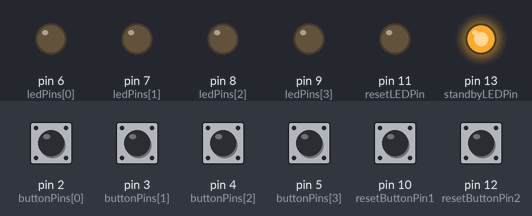
Bench run of a sketch on a simulated Arduino Uno, built with avr-gcc and run on an emulated ATmega328P. Parts: output pins drawn as LEDs (lit = HIGH). Dashed ring = blinking. Inputs (shaded band) come from the test bench; at power-on: pin 3 (buttonPins[1]), pin 10 (resetButtonPin1), pin 12 (resetButtonPin2) HIGH, pin 2 (buttonPins[0]), pin 4 (buttonPins[2]), pin 5 (buttonPins[3]) LOW.

Above: at 1.2 s.
1.3 s: pin 2 (buttonPins[0]) pulled LOW for 0.15 s
At 1.44 s:
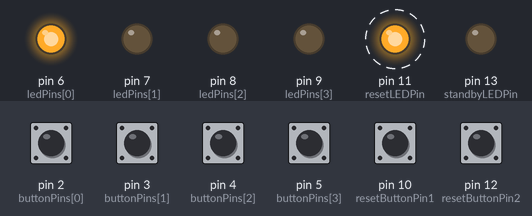
4.3 s: pin 10 (resetButtonPin1) pulled LOW for 0.15 s
At 5.2 s:
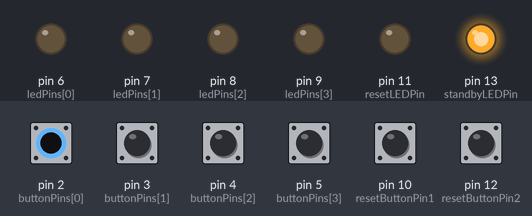
5.9 s: pin 3 (buttonPins[1]) pulled HIGH for 1 s
At 7.04 s:
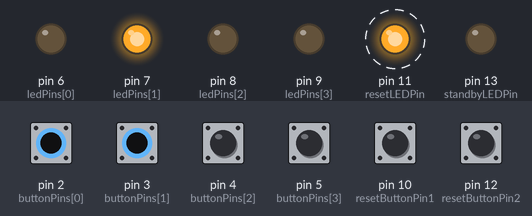
9.2 s: pin 12 (resetButtonPin2) pulled LOW for 0.15 s
At 9.5 s:
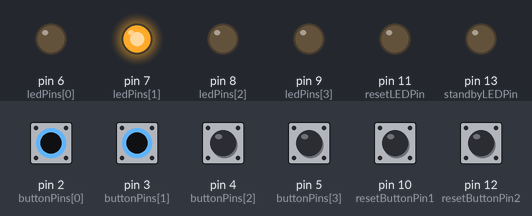
12.2 s: pin 10 (resetButtonPin1) pulled LOW for 1 s
At 12.7 s:
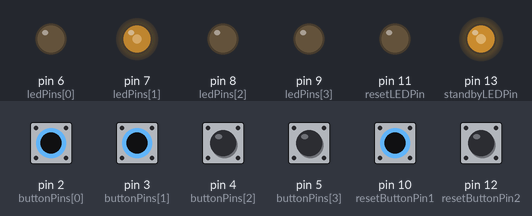
15.2 s: pin 12 (resetButtonPin2) pulled LOW for 1 s
At 16.95 s:
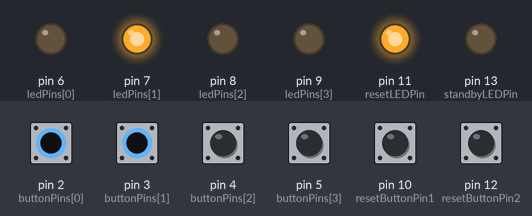
Timing chart, 0 to 19.2 s (numbered marks = the images above; inputs shaded):
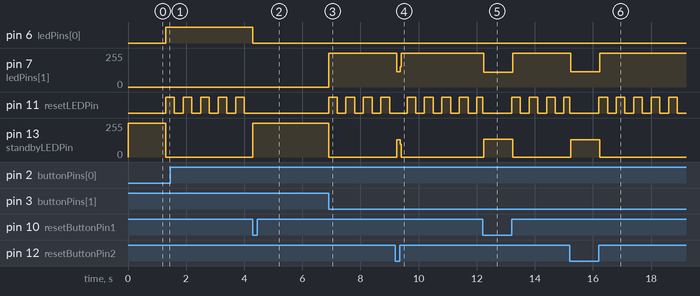

Measured:
- after the input at 1.3 s, pin 6 (ledPins[0]): LOW → HIGH at once; pin 11 (resetLEDPin): alternates HIGH for 0.30 s and LOW for 0.30 s, starting at once; pin 13 (standbyLEDPin): 255/255 → 0/255 at once
- after the input at 4.3 s, pin 6 (ledPins[0]): HIGH → LOW at once; pin 11 (resetLEDPin): stops changing and stays LOW; pin 13 (standbyLEDPin): 0/255 → 255/255 at once
- after the input at 5.9 s, pin 7 (ledPins[1]): 0/255 → 255/255 after 1.0 s; pin 11 (resetLEDPin): alternates HIGH for 0.30 s and LOW for 0.30 s, starting after 1.0 s; pin 13 (standbyLEDPin): 255/255 → 0/255 after 1.0 s
- after the input at 9.2 s, pin 7 (ledPins[1]): 255/255 → 116/255 at once, → 255/255 0.12 s later; pin 13 (standbyLEDPin): 0/255 → 129/255 at once, → 0/255 0.12 s later
- after the input at 12.2 s, pin 7 (ledPins[1]): 255/255 → 111/255 at once, → 255/255 1.0 s later; pin 13 (standbyLEDPin): 0/255 → 134/255 at once, → 0/255 1.0 s later
- after the input at 15.2 s, pin 7 (ledPins[1]): 255/255 → 116/255 at once, → 255/255 1.0 s later; pin 13 (standbyLEDPin): 0/255 → 129/255 at once, → 0/255 1.0 s later

The sketch:

button_blitz_version_1_0.ino
```cpp
//Code version 1.0
//create by kncm_ken@hotmail.co.th (kittipon n.)

// Define pins for buttons and LEDs
const int buttonPins[] = {2, 3, 4, 5};  // Pins for player buttons
const int ledPins[] = {6, 7, 8, 9};     // Pins for player LEDs
const int resetButtonPin1 = 10;         // Pin for the first reset button
const int resetButtonPin2 = 12;         // Pin for the second reset button
const int resetLEDPin = 11;             // Pin for reset LED
const int standbyLEDPin = 13;           // Pin for standby LED

// Define variables
int winner = -1; // Player who has won (-1 means no winner)
bool gameEnded = false; // Flag to indicate if the game has ended
unsigned long previousMillis = 0; // Store the last time the LED was updated
const long interval = 300; // Interval for blinking (500 milliseconds)

void setup() {
  // Initialize button pins as inputs with pull-up resistors
  for (int i = 0; i < 4; i++) {
    pinMode(buttonPins[i], INPUT_PULLUP);
  }

  // Initialize LED pins as outputs
  for (int i = 0; i < 4; i++) {
    pinMode(ledPins[i], OUTPUT);
  }

  // Initialize reset button pins as inputs with pull-up resistors
  pinMode(resetButtonPin1, INPUT_PULLUP);
  pinMode(resetButtonPin2, INPUT_PULLUP);

  // Initialize reset LED pin as output
  pinMode(resetLEDPin, OUTPUT);

  // Initialize standby LED pin as output
  pinMode(standbyLEDPin, OUTPUT);
  digitalWrite(standbyLEDPin, HIGH); // Turn on standby LED initially
}

void loop() {
  // Check if game has ended
  if (!gameEnded) {
    // Check each player's button
    for (int i = 0; i < 4; i++) {
      if (digitalRead(buttonPins[i]) == LOW) {
        // Player i has pressed the button
        winner = i;
        gameEnded = true;
        break;
      }
    }
  }

  // If a winner is declared, light up their LED and disable other buttons
  if (gameEnded) {
    for (int i = 0; i < 4; i++) {
      if (i == winner) {
        digitalWrite(ledPins[i], HIGH); // Light up winner's LED
      } else {
        digitalWrite(ledPins[i], LOW);  // Turn off other LEDs
        pinMode(buttonPins[i], INPUT);  // Disable other buttons
      }
    }

    // Blink the reset LED
    unsigned long currentMillis = millis();
    if (currentMillis - previousMillis >= interval) {
      previousMillis = currentMillis;
      // Toggle the reset LED
      if (digitalRead(resetLEDPin) == LOW) {
        digitalWrite(resetLEDPin, HIGH);
      } else {
        digitalWrite(resetLEDPin, LOW);
      }
    }

    digitalWrite(standbyLEDPin, LOW); // Turn off standby LED
  } else {
    digitalWrite(resetLEDPin, LOW); // Ensure reset LED is off if game hasn't ended
  }

  // Check for either reset button press to start a new game
  if (digitalRead(resetButtonPin1) == LOW || digitalRead(resetButtonPin2) == LOW) {
    resetGame();
  }
}

void resetGame() {
  // Turn off all LEDs
  for (int i = 0; i < 4; i++) {
    digitalWrite(ledPins[i], LOW);
    pinMode(buttonPins[i], INPUT_PULLUP); // Re-enable buttons
  }

  // Reset game state
  winner = -1;
  gameEnded = false;
  digitalWrite(resetLEDPin, LOW); // Turn off reset LED
  digitalWrite(standbyLEDPin, HIGH); // Turn on standby LED
}
```
